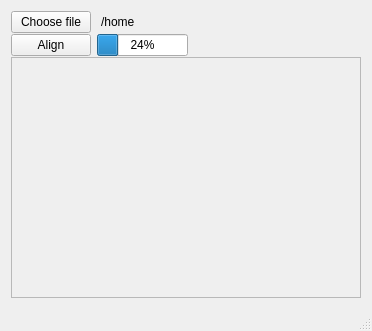
<?xml version="1.0" encoding="UTF-8"?>
<ui version="4.0">
 <class>MainWindow</class>
 <widget class="QMainWindow" name="MainWindow">
  <property name="geometry">
   <rect>
    <x>0</x>
    <y>0</y>
    <width>372</width>
    <height>331</height>
   </rect>
  </property>
  <property name="sizePolicy">
   <sizepolicy hsizetype="Expanding" vsizetype="Expanding">
    <horstretch>0</horstretch>
    <verstretch>0</verstretch>
   </sizepolicy>
  </property>
  <property name="windowTitle">
   <string>Image aligner</string>
  </property>
  <widget class="QWidget" name="centralWidget">
   <layout class="QVBoxLayout" name="verticalLayout">
    <property name="spacing">
     <number>1</number>
    </property>
    <item>
     <widget class="QWidget" name="filename_widget" native="true">
      <property name="sizePolicy">
       <sizepolicy hsizetype="Maximum" vsizetype="Maximum">
        <horstretch>0</horstretch>
        <verstretch>0</verstretch>
       </sizepolicy>
      </property>
      <layout class="QHBoxLayout" name="horizontalLayout">
       <property name="spacing">
        <number>10</number>
       </property>
       <property name="sizeConstraint">
        <enum>QLayout::SetMinimumSize</enum>
       </property>
       <property name="leftMargin">
        <number>0</number>
       </property>
       <property name="topMargin">
        <number>0</number>
       </property>
       <property name="rightMargin">
        <number>0</number>
       </property>
       <property name="bottomMargin">
        <number>0</number>
       </property>
       <item>
        <widget class="QPushButton" name="choose_file_button">
         <property name="sizePolicy">
          <sizepolicy hsizetype="Maximum" vsizetype="Maximum">
           <horstretch>0</horstretch>
           <verstretch>0</verstretch>
          </sizepolicy>
         </property>
         <property name="text">
          <string>Choose file</string>
         </property>
        </widget>
       </item>
       <item>
        <widget class="QLabel" name="filename_label">
         <property name="sizePolicy">
          <sizepolicy hsizetype="Minimum" vsizetype="Maximum">
           <horstretch>0</horstretch>
           <verstretch>0</verstretch>
          </sizepolicy>
         </property>
         <property name="text">
          <string>/home</string>
         </property>
        </widget>
       </item>
      </layout>
     </widget>
    </item>
    <item>
     <widget class="QWidget" name="actions_widget" native="true">
      <property name="sizePolicy">
       <sizepolicy hsizetype="Maximum" vsizetype="Preferred">
        <horstretch>0</horstretch>
        <verstretch>0</verstretch>
       </sizepolicy>
      </property>
      <layout class="QHBoxLayout" name="actions_layout">
       <property name="leftMargin">
        <number>0</number>
       </property>
       <property name="topMargin">
        <number>0</number>
       </property>
       <property name="rightMargin">
        <number>0</number>
       </property>
       <property name="bottomMargin">
        <number>0</number>
       </property>
       <item>
        <widget class="QPushButton" name="align_button">
         <property name="sizePolicy">
          <sizepolicy hsizetype="Maximum" vsizetype="Fixed">
           <horstretch>0</horstretch>
           <verstretch>0</verstretch>
          </sizepolicy>
         </property>
         <property name="text">
          <string>Align</string>
         </property>
        </widget>
       </item>
       <item>
        <widget class="QProgressBar" name="progressBar">
         <property name="value">
          <number>24</number>
         </property>
        </widget>
       </item>
      </layout>
     </widget>
    </item>
    <item>
     <widget class="QScrollArea" name="scrollArea">
      <property name="sizePolicy">
       <sizepolicy hsizetype="Expanding" vsizetype="Expanding">
        <horstretch>0</horstretch>
        <verstretch>0</verstretch>
       </sizepolicy>
      </property>
      <property name="widgetResizable">
       <bool>true</bool>
      </property>
      <widget class="QWidget" name="scrollAreaWidgetContents_2">
       <property name="geometry">
        <rect>
         <x>0</x>
         <y>0</y>
         <width>20</width>
         <height>20</height>
        </rect>
       </property>
       <property name="sizePolicy">
        <sizepolicy hsizetype="Maximum" vsizetype="Maximum">
         <horstretch>0</horstretch>
         <verstretch>0</verstretch>
        </sizepolicy>
       </property>
       <layout class="QVBoxLayout" name="verticalLayout_2">
        <item>
         <layout class="QHBoxLayout" name="views_layout"/>
        </item>
       </layout>
      </widget>
     </widget>
    </item>
   </layout>
  </widget>
  <widget class="QMenuBar" name="menuBar">
   <property name="geometry">
    <rect>
     <x>0</x>
     <y>0</y>
     <width>372</width>
     <height>19</height>
    </rect>
   </property>
  </widget>
  <widget class="QStatusBar" name="statusBar"/>
 </widget>
 <layoutdefault spacing="6" margin="11"/>
 <resources/>
 <connections/>
</ui>
